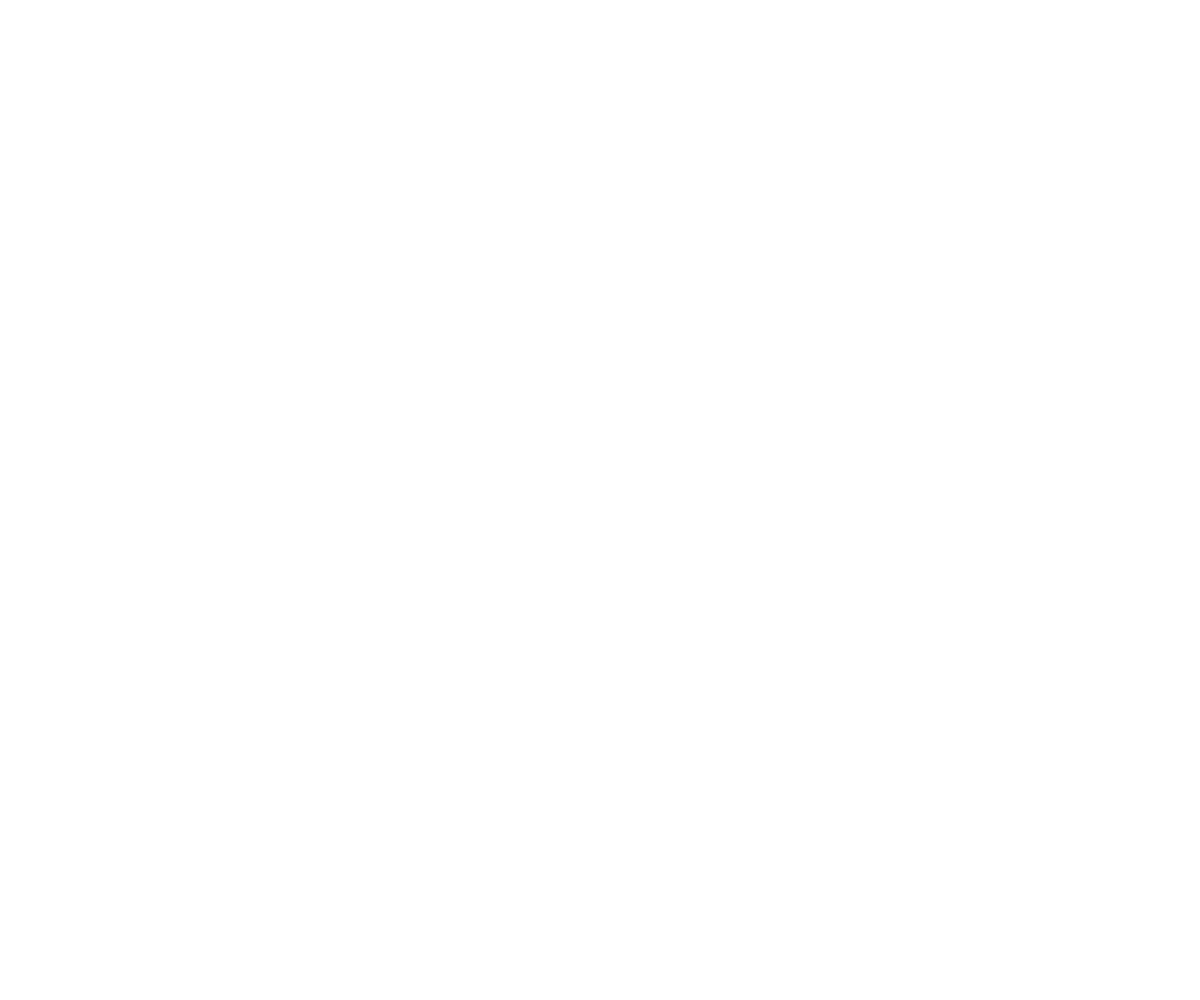
Frame 1 (no input)
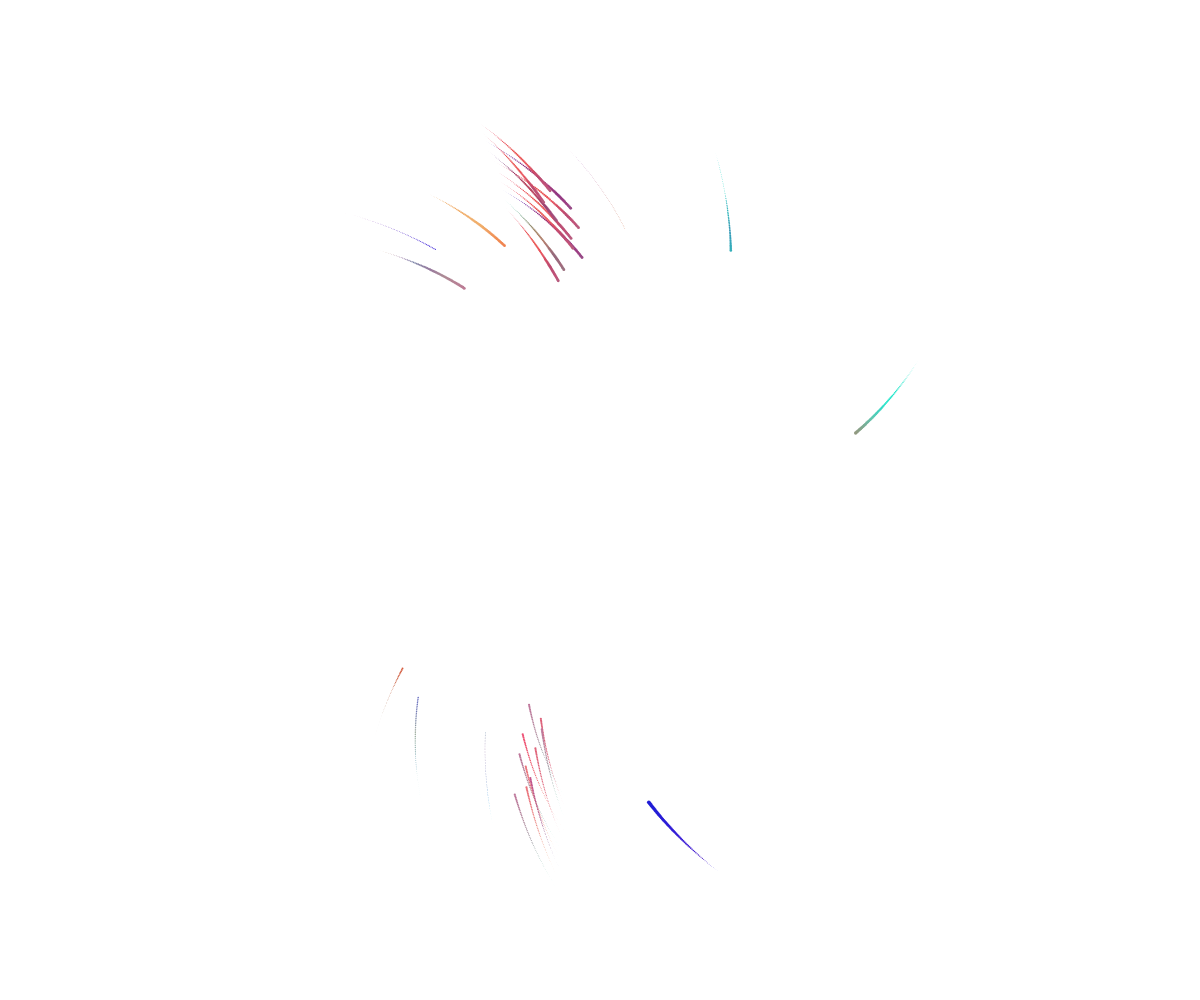
Frame 60 (no input)
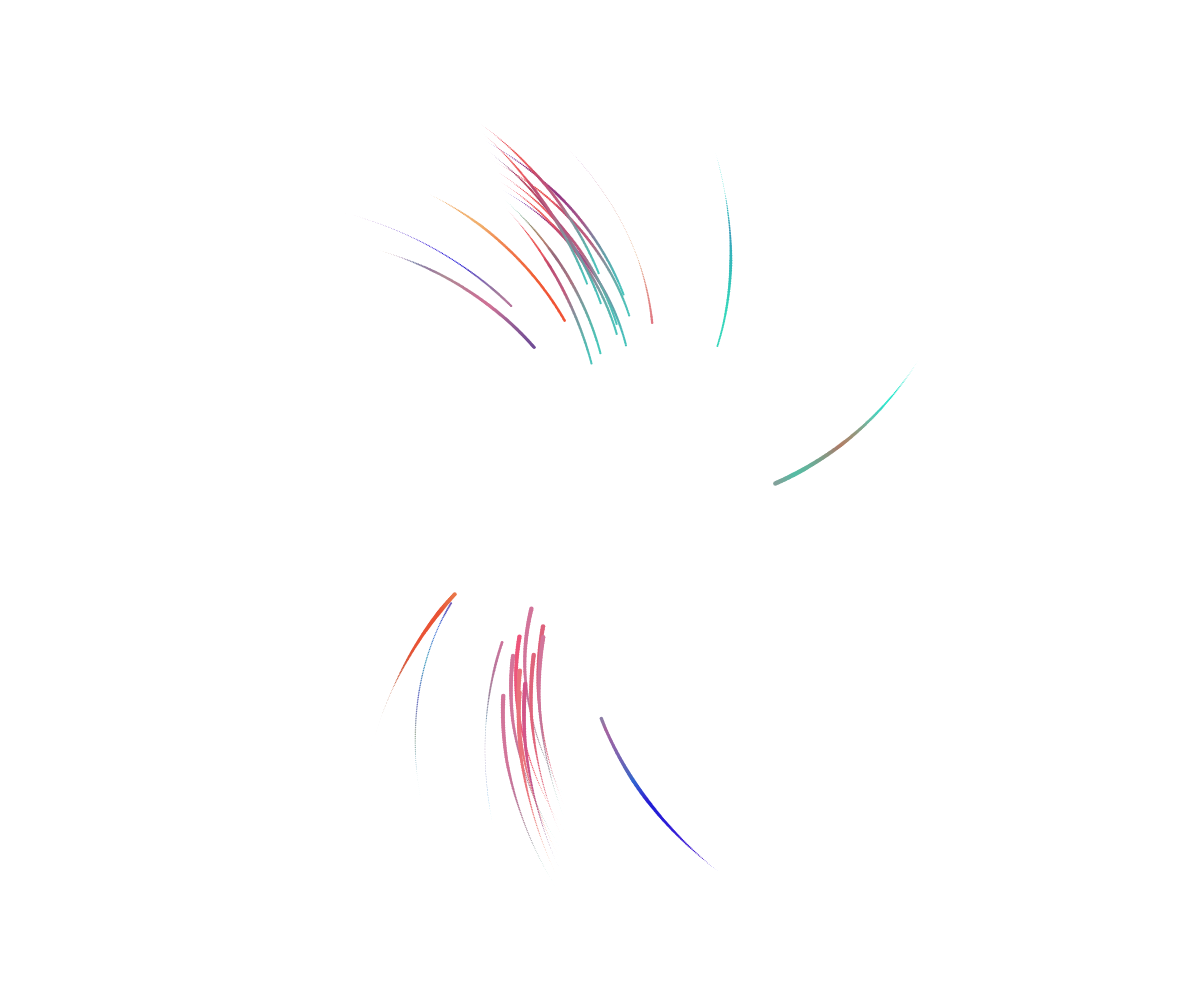
Frame 120 (the mouse pressed at the canvas centre since frame 60)

The p5.js sketch that drew these frames (run headless with seeded random() and noise() and a simulated clock; from frame 60 on, the mouse is pressed at the canvas centre):

// p5.js sketch
// ── sketch.js
/******************
Code by Vamoss
Original code link:
https://openprocessing.org/sketch/1618424

Author links:
http://vamoss.com.br
http://twitter.com/vamoss
http://github.com/vamoss
******************/

var colors 

var dots = [];
var centerX, centerY;
const modulo = 30;

function setup() {
  createCanvas(windowWidth, windowHeight); 
  frameRate(30);
  background(255);
  noStroke();
	
	colors = ["#23E5CA", "#23E5CA", "#23E5CA", "#100DE6", "#F94325", "#DF628A", "#E2658B", "#F0BB73", "#453CA5"];
  colors = colors.map(c => c = color(c));
	
  centerX = width/2;
  centerY = height/2;
  
  for(var i=0; i<300; i++){
    dots.push(new Dot());
    dots[i].setup(i);
  }
} 

function draw() {
  
  for(var i=0; i<dots.length; i++){
    var modIndex = mod(i-modulo, modulo);
    if(dots[i].radius>dots[modIndex].radius) {
      dots[i].amplitude = dots[modIndex].amplitude;
      dots[i].size = dots[modIndex].size;
      dots[i].col = dots[modIndex].col;
    }else if(random(1)>0.95){
      dots[i].amplitude = random(1);
      dots[i].size = random(1);
      dots[i].col = random(colors);
    }
    
    dots[i].update();
    dots[i].draw();
  }
}

function mod(x, m) {
    return (x%m + m)%m;
}

class Dot
{ 
  setup(i) {
		this.pos = createVector(0, 0, 10);
		this.velocity = random(50, 100);
		this.counter = random(1000);
		this.size = 0;
		this.curSize = 0;
		this.amplitude;
		this.curAmplitude = 0;
		this.radius = 0;
		this.radiusCounter = 0;
		this.index = i;
		this.col = random(colors);
		this.curCol = random(colors);
  }
  
  update(){
   this.curAmplitude+=(this.amplitude-this.curAmplitude)*0.001;
   this.curCol = lerpColor(this.curCol, this.col, .03);
   this.radiusCounter-=1.5;
   this.radius = this.radiusCounter + this.curAmplitude*100;
   if(this.radius < 0) {
     this.radiusCounter = centerX/2 + this.index/modulo*10;
     this.curSize = 0;
   }else{
     this.curSize+=(this.size-this.curSize)*0.01;
   }
   this.pos.x = cos((this.index+frameCount/this.velocity)/modulo*TWO_PI)*this.radius+centerX;
   this.pos.y = sin((this.index+frameCount/this.velocity)/modulo*TWO_PI)*this.radius+centerY; 
  }
  
  draw(){
    fill(this.curCol);
    push();
    ellipse(this.pos.x, this.pos.y, this.curSize*10, this.curSize*10);
    pop();
  }
}
